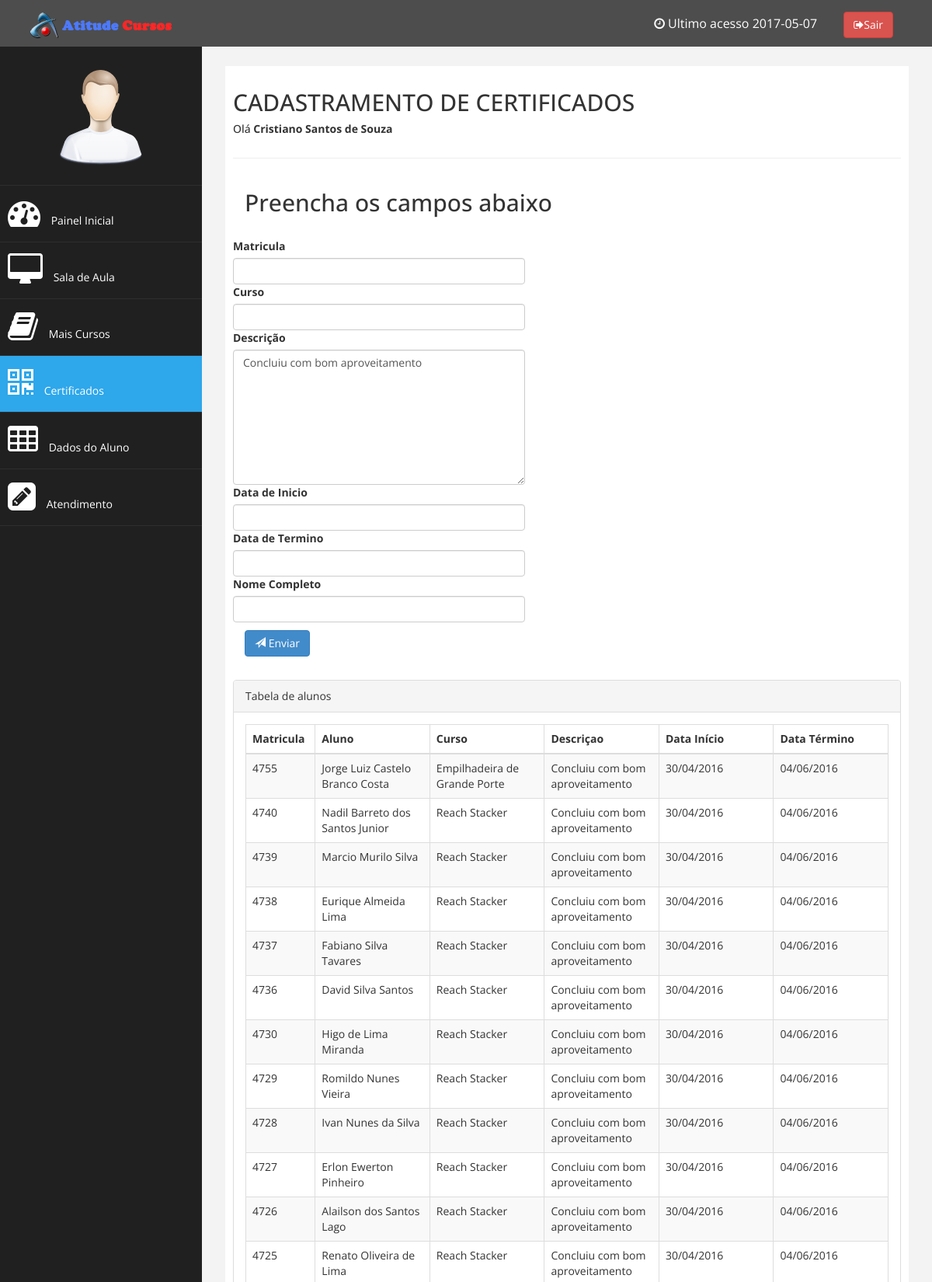
Screenshot of /adm/certificados.php (signed in, upper part) with the database file from the repository.
### tables this page shows
CREATE TABLE `certificado` (
  `keyword` int(10) NOT NULL,
  `course` varchar(60) NOT NULL,
  `description` text NOT NULL,
  `data_inicio` varchar(10) NOT NULL,
  `data_fim` varchar(10) NOT NULL,
  `address` varchar(45) NOT NULL,
  `data_cadastro` datetime NOT NULL
);

### adm/certificados.php (the view, shortened to what this page needs)
<?php
include("../php/config.php");
$query = sprintf("SELECT * FROM certificado ORDER BY data_cadastro DESC");
$dados = mysqli_query($conexao, $query) or die(mysql_error());
$linha = mysqli_fetch_assoc($dados);
$total = mysqli_num_rows($dados);
?>
<!DOCTYPE html>
<html xmlns="http://www.w3.org/1999/xhtml">
<head>
    <link href="../assets/css/bootstrap.css" rel="stylesheet"/>
    <link href="../assets/css/font-awesome.css" rel="stylesheet" />
    <link href="../assets/js/morris/morris-0.4.3.min.css" rel="stylesheet" />
    <link href="../assets/css/custom.css" rel="stylesheet" />
</head>
<body>
    <div id="wrapper">
        <nav class="navbar navbar-default navbar-cls-top " role="navigation" style="margin-bottom: 0">
            <div class="navbar-header">
                <a class="navbar-brand" href="index.php"><img src="../images/logo.png"/></a>
            </div>
  <div style="color: white;
padding: 15px 50px 5px 50px;
float: right;
font-size: 16px;"><i class="fa fa-clock-o"></i> <?php echo "Ultimo acesso ". $_SESSION['data_ultimo_login'] ?>
<button type="button" class="btn btn-danger" data-toggle="modal" data-target="#confirm" style="margin-left: 30px"><i class="fa fa-sign-out"> </i>Sair</button></div>
        </nav>
                <nav class="navbar-default navbar-side" role="navigation">
            <div class="sidebar-collapse">
                <ul class="nav" id="main-menu">
				<li class="text-center">
                    <img src="../assets/img/find_user.png" class="user-image img-responsive"/>
					</li>
                    <li>
                        <a  href="index.php"><i class="fa fa-dashboard fa-3x"></i> Painel Inicial</a>
                    </li>
                     <li>
                        <a  href="sala.php"><i class="fa fa-desktop fa-3x"></i> Sala de Aula</a>
                    </li>
                    <li>
                        <a  href="cursos.php"><i class="fa fa-book fa-3x"></i> Mais Cursos</a>
                    </li>
						   <li  >
                        <a class="active-menu" href="certificados.php"><i class="fa fa-qrcode fa-3x"></i> Certificados</a>
                    </li>
                      <li  >
                        <a  href="dados.php"><i class="fa fa-table fa-3x"></i> Dados do Aluno </a>
                    </li>
                    <li  >
                        <a href="form.php"><i class="fa fa-pencil-square fa-3x"></i> Atendimento </a>
                    </li>
                </ul>
            </div>
        </nav>
        <div id="page-wrapper" >
            <div id="page-inner">
                <div class="row">
                    <div class="col-md-12">
                     <h2>CADASTRAMENTO DE CERTIFICADOS</h2>
                        <h5><?php echo "Olá <strong>". $_SESSION['nome'] ."</strong>  "?></h5>
                    </div>
                </div>
                 <hr />
               <div id="content">
                <div class="row">
                        <div class="col-md-8 down-20">
                                <div class="col-md-10">
                                <h2>Preencha os campos abaixo</h2>
                                <br>
                            </div>
                            <div class="col-md-8">
                            <form name="contact-form" method="post" action="../php/cadcertificados.php">
                                <label class="mini">Matricula</label>
                                <div class="row">
                                    <input name="keyword" class="form-control" type="text">
                                </div>
                                <label class="mini">Curso</label>
                                <div class="row">
                                    <input name="course" class="form-control" type="text">
                                </div>
                                <label class="mini">Descrição</label>
                                <div class="row">
                                    <textarea name="description" rows="8" class="form-control">Concluiu com bom aproveitamento</textarea>
                                </div>
                                <label class="mini">Data de Inicio</label>
                                <div class="row">
                                    <input name="datainicio" class="form-control" type="text">
                                </div>
                                <label class="mini">Data de Termino</label>
                                <div class="row">
                                    <input name="datafim" class="form-control" type="text">
                                </div>
                                <label class="mini">Nome Completo</label>
                                <div class="row">
                                    <input name="address" onFocus="" class="form-control" type="text">
                                </div>
                                <p>
                                    <button type="submit" class="btn btn-primary"><span class="glyphicon glyphicon-send"></span> Enviar</button>
                                </p>
                            </form>
                        </div>
                        </div>
                    <div class="col-lg-12 col-md-9 col-sm-12 col-xs-12">
                    <div class="panel panel-default">
                        <div class="panel-heading">
                           Tabela de alunos
                        </div>
                        <div class="panel-body">
                            <div class="table-responsive">
                                <table class="table table-striped table-bordered table-hover">
                                    <thead>
                                        <tr>
                                            <td class="col-lg-1"><strong>Matricula</strong></td>
                                            <td class="col-lg-2"><strong>Aluno</strong></td>
                                            <td class="col-lg-2"><strong>Curso</strong></td>
                                            <td class="col-lg-2"><strong>Descriçao</strong></td>
                                            <td class="col-lg-2"><strong>Data Início</strong></td>
                                            <td class="col-lg-2"><strong>Data Término</strong></td>
                                        </tr>
                                    </thead>
                                    <tbody>
                                    <?php
										if($total > 0) {
											do {
									?>
                                        <tr>
                                            <td><?=$linha['keyword']?></td>
                                            <td><?=$linha['address']?></td>
                                            <td><?=$linha['course']?></td>
                                            <td><?=$linha['description']?></td>
                                            <td><?=$linha['data_inicio']?></td>
                                            <td><?=$linha['data_fim']?></td>
                                        </tr>
									<?php
											}while($linha = mysqli_fetch_assoc($dados));
										}
									?>
                                    </tbody>
                                </table>
                            </div>
                        </div>
                    </div>
                    </div>
                    </div>
                    </div>
                </div>
            </div>
</body>
</html>

### assets/css/custom.css (style rules this page uses)
body { font-family: 'Open Sans', sans-serif; }
#wrapper { width: 100%; background:#202020; }
#page-wrapper { padding: 15px 15px; min-height: 600px; background:#F3F3F3; }
#page-inner { width:100%; margin:10px 20px 10px 0px; background-color:#fff!important; padding:10px; min-height:1200px; }
.text-center { text-align:center; }
h2 { color: #333333; }
p { font-size:16px; line-height:25px; padding-top:10px; }
.mini { margin-left: -15px; }
.down-20 { margin-bottom: 20px; }
.user-image { margin: 25px auto; -webkit-border-radius: 10px; -moz-border-radius: 10px; border-radius: 10px; max-height:170px; max-width:170px; }
.navbar-cls-top .navbar-brand { color: #fff; width: 260px; text-align: center; height: 60px; }
.active-menu { background-color:#2EA7EB!important; }
.sidebar-collapse , .sidebar-collapse .nav { background:none; }
.sidebar-collapse .nav { padding:0; }
.sidebar-collapse .nav > li > a { color:#fff; background:#202020; text-shadow:none; }
.sidebar-collapse > .nav > li > a { padding:15px 10px; }
.sidebar-collapse > .nav > li { border-bottom: 1px solid rgba(107, 108, 109, 0.19); }
.navbar-side { border:none; background-color: #202020; }
.navbar-cls-top { background:#4D4D4D; border-bottom:none; }
.navbar-default { border:0px solid black; }
.navbar-header { background: #4D4D4D; }
.nav > li > a > i { margin-right:10px; }
@media (min-width:768px) { #page-wrapper { margin: 0 0 0 260px; padding: 15px 30px; min-height: 1200px; } }
@media (min-width:768px) { .navbar-side { z-index: 1; position: absolute; width: 260px; } }
@media (min-width:768px) { .navbar { border-radius: 0px; } }

### rows the page displays
certificado: keyword "4755", address "Jorge Luiz Castelo Branco Costa", course "Empilhadeira de Grande Porte", description "Concluiu com bom aproveitamento", data_inicio "30/04/2016", data_fim "04/06/2016"
certificado: keyword "4740", address "Nadil Barreto dos Santos Junior", course "Reach Stacker", description "Concluiu com bom aproveitamento", data_inicio "30/04/2016", data_fim "04/06/2016"
certificado: keyword "4739", address "Marcio Murilo Silva", course "Reach Stacker", description "Concluiu com bom aproveitamento", data_inicio "30/04/2016", data_fim "04/06/2016"
certificado: keyword "4738", address "Eurique Almeida Lima", course "Reach Stacker", description "Concluiu com bom aproveitamento", data_inicio "30/04/2016", data_fim "04/06/2016"
certificado: keyword "4737", address "Fabiano Silva Tavares", course "Reach Stacker", description "Concluiu com bom aproveitamento", data_inicio "30/04/2016", data_fim "04/06/2016"
certificado: keyword "4736", address "David Silva Santos", course "Reach Stacker", description "Concluiu com bom aproveitamento", data_inicio "30/04/2016", data_fim "04/06/2016"
certificado: keyword "4730", address "Higo de Lima Miranda", course "Reach Stacker", description "Concluiu com bom aproveitamento", data_inicio "30/04/2016", data_fim "04/06/2016"
certificado: keyword "4729", address "Romildo Nunes Vieira", course "Reach Stacker", description "Concluiu com bom aproveitamento", data_inicio "30/04/2016", data_fim "04/06/2016"
certificado: keyword "4728", address "Ivan Nunes da Silva", course "Reach Stacker", description "Concluiu com bom aproveitamento", data_inicio "30/04/2016", data_fim "04/06/2016"
certificado: keyword "4727", address "Erlon Ewerton Pinheiro", course "Reach Stacker", description "Concluiu com bom aproveitamento", data_inicio "30/04/2016", data_fim "04/06/2016"
certificado: keyword "4726", address "Alailson dos Santos Lago", course "Reach Stacker", description "Concluiu com bom aproveitamento", data_inicio "30/04/2016", data_fim "04/06/2016"
certificado: keyword "4725", address "Renato Oliveira de Lima", course "Reach Stacker", description "Concluiu com bom aproveitamento", data_inicio "30/04/2016", data_fim "04/06/2016"

### other values shown
$_SESSION['data_ultimo_login'] "2017-05-07"
$_SESSION['nome'] "Cristiano Santos de Souza"
